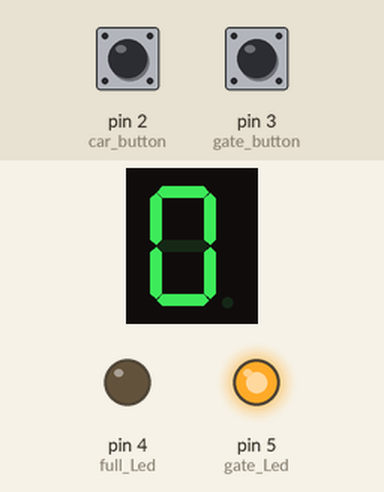
Simulated run of this sketch. Board: Arduino Uno, built with avr-gcc and run on an emulated ATmega328P. Shown: 1-digit seven-segment display, output pins drawn as LEDs (lit = HIGH). Wiring (inferred from the names in the program): 1-digit 7-segment display, segments lit when LOW: segments pin 13, pin 12, pin 11, pin 10, pin 9, pin 8, pin 7, pin 6. The test bench sets the inputs (shaded band); at power-on: pin 3 (gate_button) LOW, pin 2 (car_button) LOW. The segment pins are drawn as the display they are named for; pins used as bus, display or sensor lines are not drawn.

Above: at 1.2 s.
1.3 s: pin 3 (gate_button) pulled HIGH for 0.15 s
At 1.4 s:
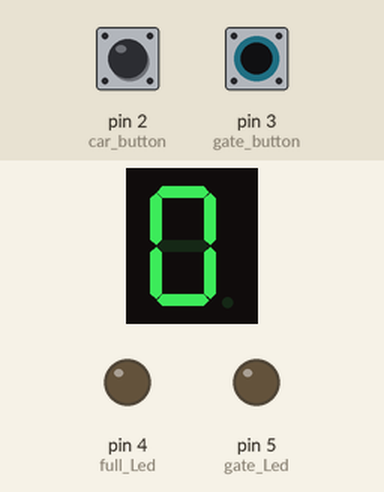
3.0 s: pin 3 (gate_button) pulled HIGH for 3.2 s
At 7.4 s:
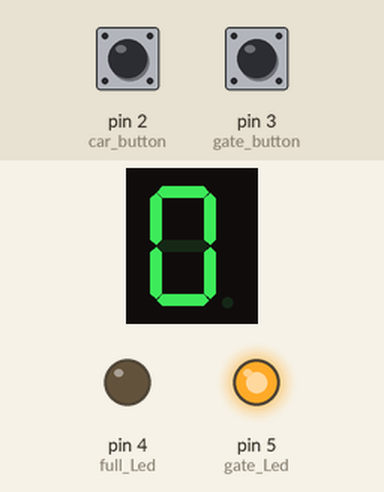
Timing chart, 0 to 8.9 s (numbered marks = the images above; inputs shaded):
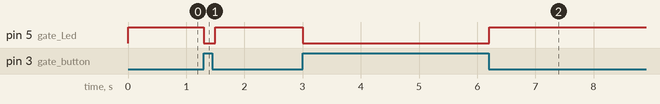

The sketch:

Barrier_Gate_7.ino
```cpp
const short gate_Led = 5;
const short	full_Led = 4;
const short	gate_button = 3;
const short car_button = 2;

int lastCarButtonState = 0;
int car_amount = 0;

unsigned long lastDebounceCar = 0;
unsigned long delayTime = 100;

const short segment_pin[8] = {13, 12, 11 ,10, 9, 8, 7, 6};
int bit_pattern[10] = {0b11111100,  //0
                       0b01100000,  //1
                       0b11011010,  //2
                       0b11110010,  //3
                       0b01100110,  //4
                       0b10110110,  //5
                       0b10111110,  //6
                       0b11100000,  //7
                       0b11111110}; //8

void display_Seg(int number);
void blink_Seg();

void setup(){
  Serial.begin(9600);
  pinMode(gate_button, INPUT);
  pinMode(car_button, INPUT);
  pinMode(gate_Led, OUTPUT);
  pinMode(full_Led, OUTPUT);

  for(int i = 0; i < 8; i++){
    pinMode(segment_pin[i], OUTPUT);
  }
}

void loop(){
  if(digitalRead(gate_button) == 1){
    digitalWrite(gate_Led, 0);
    while(digitalRead(gate_button) == 1){
      int currentCarButtonState = digitalRead(car_button);
      if(lastCarButtonState != currentCarButtonState){
          if(digitalRead(car_button) == 1 && millis() - lastDebounceCar > delayTime){
          lastDebounceCar = millis();
          car_amount += 1;
        }
      }
      lastCarButtonState = currentCarButtonState;

      display_Seg(car_amount);
      if(car_amount > 7){
        blink_Seg();
        digitalWrite(full_Led, 1);
      }
    }
  }
  else{
    digitalWrite(gate_Led, 1);
    display_Seg(car_amount);
    if(car_amount > 7){
      blink_Seg();
      digitalWrite(full_Led, 1);
    }
  }
}

void display_Seg(int number){
  int pattern = bit_pattern[number];
  for(int i = 0; i < 8; i++){
    bool isOn = bitRead(pattern, 7-i);
    digitalWrite(segment_pin[i], isOn ? LOW:HIGH);
  }
  delay(delayTime);
}

void blink_Seg(){
  for(int i = 0; i < 8; i++){
    digitalWrite(segment_pin[i], HIGH);
  }
  delay(delayTime);
}
```

Measured:
- after the input at 1.3 s, pin 5 (gate_Led): HIGH → LOW at once, → HIGH 0.20 s later
- after the input at 3.0 s, pin 5 (gate_Led): HIGH → LOW at once, → HIGH 3.2 s later
